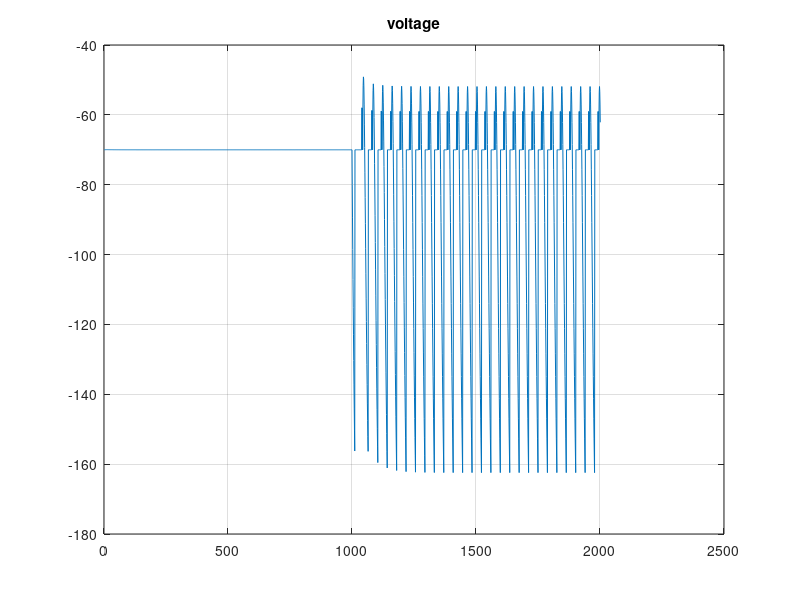

Write the MATLAB code that produced this figure.
% parameters
% 	# Define simulation and model parameters dictionary
% params = {'k1': 0.2,             # I₁ decay term
%           'k2': 0.02,            # I₂ decay term
%           'b': 0.01,             # Θ decay term
%           'R1': 0.0,             # I₁ update constant
%           'R2': 1.0,             # I₂ update constant
%           'El': -70.0,           # Reverse potential
%           'Vr': -70.0,           # Resting potential
%           'Thetar': -60.0,       # Resting threshold
%           'a': 0.000,            # Specifier of spike response
%           'A1': 0.0,             # I₁ additive update constant
%           'A2': 0.0,             # I₂ additive update constant
%           'G': 0.05,             # Membrane potential decay term
%           'C': 1.0,              # Membrane capacitance
%           'ThetaInf': -50.0}       # Reverse threshold
close all;
clear all;

k1=0.2;k2=0.02;b=0.01;R1=0.0;R2=1.0;
El=-70.0;Vr=-70.0;Thetar=-60.0;G=0.05;C=1.0;ThetaInf=-50.0;

t_simulate = 2000;
dt = 1; % may be 1ms
tspan = 0:dt:t_simulate;

i1 = zeros(1, length(tspan));
i2 = zeros(1, length(tspan));
v = zeros(1, length(tspan));
theta = zeros(1, length(tspan));
spikes = zeros(1, length(tspan));
iext = zeros(1, length(tspan));
iext(1000:1010) = -10;
% iext(1000:1100) = 8;

% params for phasic burst and rebound burst
a = 0.2; A1 = 25; A2 = -0.6; 

% params fo tonic spike through spike for +ve current
% a = 0; A1 = 0; A2 = 0; 

% testing if these show rebound burst
%  a = 0.009; A1 = 5; A2 = -0.6;

% IC=(0.01, 0.001, -70.0, -50.0)
% initial conditions
i1(1) = 0.01;
i2(1) = 0.001;
v(1) =-70.0 ;
theta(1) = -50.0;

% temporrary
x = [];
for t=2:length(tspan)
    i1(t) = i1(t-1) + dt*(-k1*i1(t-1));
    i2(t) = i2(t-1) + dt*(-k2*i2(t-1));
    v(t) = v(t-1) + dt*(1/C)*(iext(t-1)+ i1(t-1) + i2(t-1) - G*(v(t-1) - El));
    theta(t) = theta(t-1) + dt*( a*(v(t-1) - El) - b*(theta(t-1) - ThetaInf)  );

    if v(t) > theta(t)
        i1(t) = R1*i1(t) + A1;
        i2(t) = R2*i2(t) + A2;
        v(t) = Vr;
        theta(t) = max(Thetar, theta(t));

        spikes(t) = 1;
       x = [x, t];
    end
end

figure
    plot(v)
    title('voltage')
grid

a = x(1);b = length(x);c=x(end);
disp(a)
disp(c)
disp(b)
